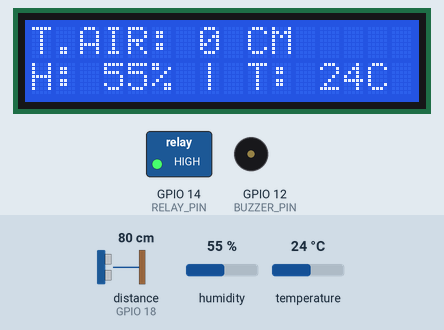
This sketch was run on a simulated ESP32. Parts: 16×2 character LCD, switched loads named in the sketch (green lamp = pin HIGH), buzzer (waves = sounding, pin HIGH). Wiring (inferred from the names in the program): ultrasonic range finder: trigger GPIO 19; echo GPIO 18. The test bench sets the inputs (shaded band); at power-on: temperature 24 °C, distance to the obstacle (sensor on GPIO 18) 80 cm, humidity 55 %. The echo pulse lasts 58.3 µs per cm; WiFi joins after 1.5 s; servers stay silent unless stated; web services answer with replies made up by the test bench; pins used as bus, display or sensor lines are not drawn; what the sketch prints to the serial monitor is not drawn.

Above: at 5.3 s.
5.4 s: temperature set to 2 °C
At 7.3 s:
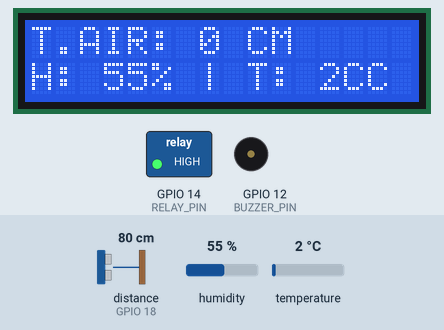
8.4 s: distance to the obstacle (sensor on GPIO 18) set to 11 cm
At 10.0 s:
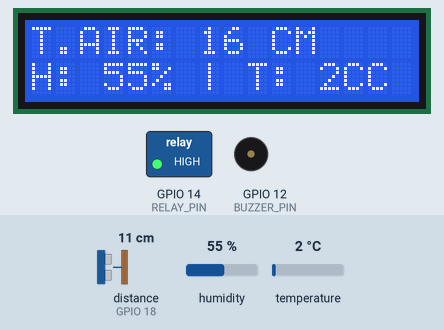
10.9 s: distance to the obstacle (sensor on GPIO 18) set to 8 cm
At 12.6 s:
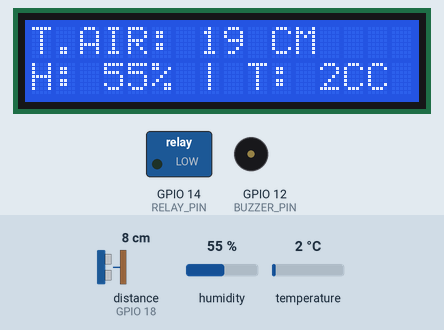
13.5 s: temperature set to 12 °C
At 15.3 s:
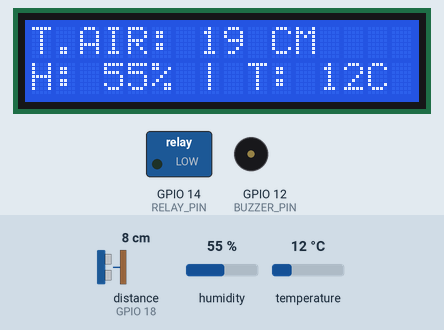
16.0 s: humidity set to 22 %
At 18.0 s:
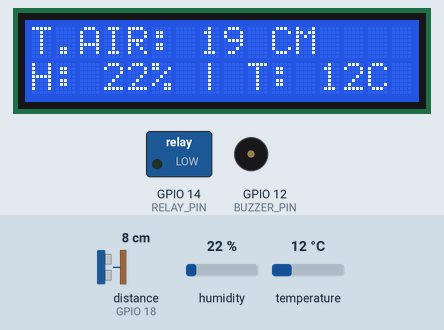
18.5 s: distance to the obstacle (sensor on GPIO 18) set to 2 cm
At 20.7 s:
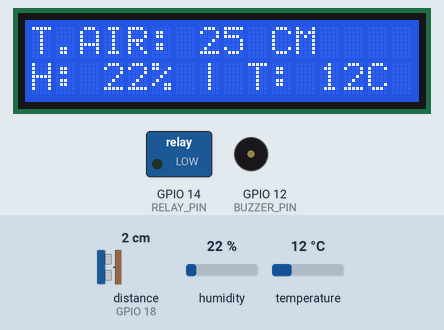
Timing chart, 0 to 22.0 s (numbered marks = the images above; inputs shaded):
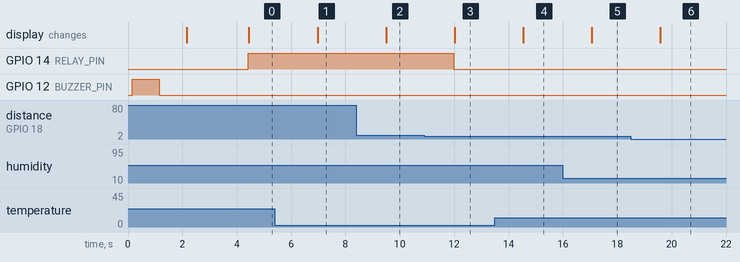

The sketch:

watermonsys.ino
```cpp
/*
Name Project: Water MonSys
Kelompok:
21102116 ASYAFA DITRA AL-HAUNA
21102121 MANSUR JULIANTO
21102122 M.AMAR IZZUDDIN
21102145 DIMAS TEGUH RAMADHANI
*/

#include <DHT.h>
#include <DHT.h>
#include <LiquidCrystal_I2C.h>
#include <WiFi.h>
#include <HTTPClient.h>
#include <ArduinoJson.h>

#define DHT_PIN 27
#define TRIG_PIN 19
#define ECHO_PIN 18
#define RELAY_PIN 14
#define BUZZER_PIN 12

// Inisialisasi sensor DHT11
DHT dht(DHT_PIN, DHT11);

// Tinggi sensor dari permukaan tanah (misalnya dalam cm)
const int SENSOR_HEIGHT = 27;

// Inisialisasi objek LCD I2C dengan alamat I2C (sesuaikan dengan alamat modul LCD I2C Anda)
LiquidCrystal_I2C lcd(0x27, 16, 2);

const char* ssid = "#MafKon_Project";
const char* password = "tempikmumambu";
const char* thingspeakApiKey = "SXV6Q38V58XSGFIJ";  // Ganti dengan API Key Thingspeak Anda
const char* thingspeakUrl = "http://api.thingspeak.com/update";

void setup() {
  Serial.begin(9600);
  pinMode(TRIG_PIN, OUTPUT);
  pinMode(ECHO_PIN, INPUT);
  pinMode(RELAY_PIN, OUTPUT);
  pinMode(BUZZER_PIN, OUTPUT);
  digitalWrite(RELAY_PIN, LOW);
  digitalWrite(BUZZER_PIN, LOW);

  // Mulai sensor DHT11
  dht.begin();

  // Inisialisasi LCD I2C
  lcd.init();
  lcd.begin(16, 2);
  lcd.backlight();
  lcd.setCursor(0, 0);
  lcd.print("UAS DMP JHON...");
  lcd.setCursor(0, 1);
  lcd.print("WATER MON SYS");
  digitalWrite(BUZZER_PIN, HIGH);
  delay(1000);
  digitalWrite(BUZZER_PIN, LOW);
  delay(1000);
  lcd.clear();
  lcd.setCursor(0, 0);
  lcd.print("Loading...");

  // Hubungkan ke WiFi
  connectToWiFi();
}

void connectToWiFi() {
  // Menunggu koneksi ke WiFi
  Serial.print("Connecting to WiFi...");
  WiFi.begin(ssid, password);

  while (WiFi.status() != WL_CONNECTED) {
    delay(1000);
    Serial.print(".");
  }

  Serial.println("Connected to WiFi!");
}

void uploadToThingspeak(float temperature, float humidity, int distance) {
  // Buat objek JSON untuk menyimpan data
  StaticJsonDocument<200> doc;
  doc["api_key"] = thingspeakApiKey;
  doc["field1"] = distance;
  doc["field2"] = temperature;
  doc["field3"] = humidity;

  // Serialisasi objek JSON ke dalam bentuk string
  String jsonString;
  serializeJson(doc, jsonString);

  // Buat request HTTP POST ke server Thingspeak
  HTTPClient http;
  http.begin("http://api.thingspeak.com/update.json");
  http.addHeader("Content-Type", "application/json");

  // Kirim data JSON melalui POST request
  int httpCode = http.POST(jsonString);

  // Cek status response HTTP
  if (httpCode == 200) {
    Serial.println("Data sent to Thingspeak successfully!");
  } else {
    Serial.print("Failed to send data to Thingspeak. HTTP error code: ");
    Serial.println(httpCode);
  }

  // Akhiri koneksi HTTP
  http.end();
}


int getDistanceWithHeight() {
  // Melepas sinyal trigger selama 2 mikrodetik
  digitalWrite(TRIG_PIN, LOW);
  delayMicroseconds(2);
  digitalWrite(TRIG_PIN, HIGH);
  delayMicroseconds(10);
  digitalWrite(TRIG_PIN, LOW);

  // Membaca durasi dari sinyal echo
  unsigned long duration = pulseIn(ECHO_PIN, HIGH);

  // Menghitung jarak berdasarkan kecepatan suara (340 m/s pada suhu kamar)
  float distance_cm = duration * 0.034 / 2;

  // Sisipkan kembali perhitungan tinggi aktual dari permukaan tanah
  int actual_distance_cm = SENSOR_HEIGHT - distance_cm;

  // Pastikan jarak tidak negatif
  if (actual_distance_cm < 0) {
    actual_distance_cm = 0;
  }

  return actual_distance_cm;
}

void fillWater() {
  // Fungsi untuk menghidupkan relay untuk mengisi air sampai tinggi 17 cm
  digitalWrite(RELAY_PIN, HIGH);
}

void stopWater() {
  // Fungsi untuk mematikan relay dan buzzer
  digitalWrite(RELAY_PIN, LOW);
  digitalWrite(BUZZER_PIN, LOW);
}

void monAIR() {
  int distance = getDistanceWithHeight();
  Serial.print("Tinggi Air: ");
  Serial.print(distance);
  Serial.println(" cm");

  lcd.setCursor(0, 0);
  lcd.print("            ");  // Membersihkan tampilan sebelumnya
  lcd.setCursor(0, 0);
  lcd.print("T.AIR: ");
  lcd.print(distance);
  lcd.print(" CM");

  if (distance < 3) {
    // Kondisi 1: Ketika air kurang dari 3 cm, relay dihidupkan untuk mengisi air sampai tinggi 17 cm
    fillWater();
  } else if (distance >= 3 && distance <= 5) {
    // Kondisi 3: Ketika air di antara 3-5 cm, buzzer berbunyi setelah 5 cm buzzer mati
    fillWater();
    digitalWrite(BUZZER_PIN, HIGH);
    delay(100);
    digitalWrite(BUZZER_PIN, LOW);
    delay(900);

  } else if (distance > 17) {
    // Kondisi 2: Ketika air mencapai atau melebihi 17 cm, semua perangkat dimatikan
    stopWater();
  }
}

void readDHT() {
  // Baca kelembaban dan suhu dari sensor DHT11
  float humidity = dht.readHumidity();
  float temperature = dht.readTemperature();

  // Cek apakah bacaan dari sensor DHT11 berhasil
  if (!isnan(humidity) && !isnan(temperature)) {
    Serial.print("Kelembaban: ");
    Serial.print(humidity);
    Serial.print(" % | ");
    Serial.print("Suhu: ");
    Serial.print(temperature);
    Serial.println(" °C");

    lcd.setCursor(0, 1);
    lcd.print("H: ");
    lcd.print(int(humidity));
    lcd.print("% | ");
    lcd.print("T: ");
    lcd.print(int(temperature));
    lcd.print("C");
  } else {
    Serial.println("Gagal membaca kelembaban atau suhu dari sensor DHT11");

    lcd.setCursor(0, 1);
    lcd.print("Gagal membaca DHT");
  }
}

void loop() {


  // Read temperature, humidity, and distance
  float temperature = dht.readTemperature();
  float humidity = dht.readHumidity();
  int distance = getDistanceWithHeight();
  uploadToThingspeak(temperature, humidity, distance);
  // Tunggu beberapa saat sebelum mengukur lagi
  monAIR();
  readDHT();
  delay(1000);
}
```

Measured:
- the behaviour switches between 10 and 9 cm on distance to the obstacle (sensor on GPIO 18) (found by bisection; images 2 and 3)
- after the input at 5.4 s, the display: changes after 1.6 s (image 1)
- after the input at 8.4 s, the display: changes after 1.1 s (image 2)
- after the input at 10.9 s, GPIO 14 (RELAY_PIN): HIGH → LOW after 1.1 s; the display: changes after 1.1 s (image 3)
- after the input at 13.5 s, the display: changes after 1.0 s (image 4)
- after the input at 16.0 s, the display: changes after 1.1 s (image 5)
- after the input at 18.5 s, the display: changes after 1.1 s (image 6)
